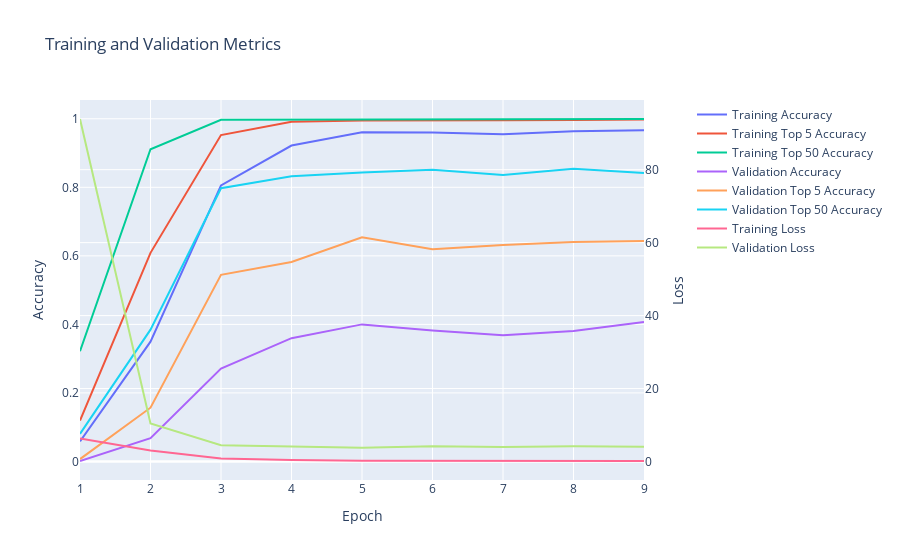

The code cell stored with this chart in its notebook:
### Code cell
softmax_similarity_model.display_training_history()

### Figure 1 — Plotly figure (JSON) as saved in the notebook; plotly's stock layout.template omitted (floating-point values rounded to 4 significant figures)
{"data": [{"mode": "lines", "name": "Training Accuracy", "type": "scatter", "x": [1, 2, 3, 4, 5, 6, 7, 8, 9], "xaxis": "x", "y": [0.05866, 0.3495, 0.8056, 0.9219, 0.9604, 0.9601, 0.9549, 0.9639, 0.9663, 0.9715], "yaxis": "y"}, {"mode": "lines", "name": "Training Top 5 Accuracy", "type": "scatter", "x": [1, 2, 3, 4, 5, 6, 7, 8, 9], "xaxis": "x", "y": [0.1194, 0.6088, 0.9524, 0.991, 0.9948, 0.9944, 0.9955, 0.9965, 0.9976, 0.9979], "yaxis": "y"}, {"mode": "lines", "name": "Training Top 50 Accuracy", "type": "scatter", "x": [1, 2, 3, 4, 5, 6, 7, 8, 9], "xaxis": "x", "y": [0.3218, 0.9111, 0.9972, 0.9976, 0.9983, 0.9986, 0.9993, 0.9976, 0.999, 0.999], "yaxis": "y"}, {"mode": "lines", "name": "Validation Accuracy", "type": "scatter", "x": [1, 2, 3, 4, 5, 6, 7, 8, 9], "xaxis": "x", "y": [0.001389, 0.06806, 0.2708, 0.3597, 0.4, 0.3819, 0.3681, 0.3806, 0.4069, 0.4306], "yaxis": "y"}, {"mode": "lines", "name": "Validation Top 5 Accuracy", "type": "scatter", "x": [1, 2, 3, 4, 5, 6, 7, 8, 9], "xaxis": "x", "y": [0.006944, 0.1569, 0.5444, 0.5819, 0.6542, 0.6194, 0.6319, 0.6403, 0.6431, 0.6458], "yaxis": "y"}, {"mode": "lines", "name": "Validation Top 50 Accuracy", "type": "scatter", "x": [1, 2, 3, 4, 5, 6, 7, 8, 9], "xaxis": "x", "y": [0.08056, 0.3847, 0.7972, 0.8319, 0.8431, 0.8514, 0.8361, 0.8542, 0.8417, 0.8444], "yaxis": "y"}, {"mode": "lines", "name": "Training Loss", "type": "scatter", "x": [1, 2, 3, 4, 5, 6, 7, 8, 9], "xaxis": "x", "y": [6.281, 3.044, 0.8209, 0.3998, 0.2184, 0.1856, 0.208, 0.1743, 0.1441, 0.1408], "yaxis": "y2"}, {"mode": "lines", "name": "Validation Loss", "type": "scatter", "x": [1, 2, 3, 4, 5, 6, 7, 8, 9], "xaxis": "x", "y": [93.89, 10.4, 4.479, 4.208, 3.797, 4.181, 3.974, 4.2, 4.076, 3.817], "yaxis": "y2"}], "layout": {"title": {"text": "Training and Validation Metrics"}, "xaxis": {"anchor": "y", "domain": [0.0, 0.94], "title": {"text": "Epoch"}}, "yaxis": {"anchor": "x", "domain": [0.0, 1.0], "title": {"text": "Accuracy"}}, "yaxis2": {"anchor": "x", "overlaying": "y", "side": "right", "title": {"text": "Loss"}}}}
